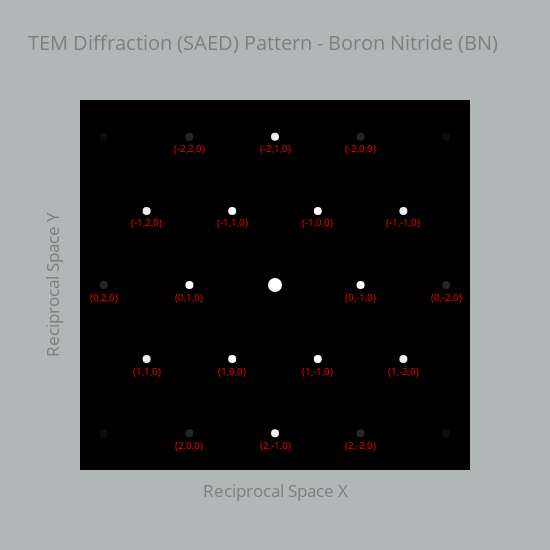

Notebook code cell kept with this figure:
### Code cell
# generate TEM diffraction pattern
tem_calculator = TEMCalculator(voltage=200, beam_direction=(0,0,1))
points = tem_calculator.generate_points(-10, 11)  # grid of points to check (3D cube)
tem_dots = tem_calculator.tem_dots(structure_bn, points)  # Get reciprocal lattice points

# extract spot data
xs = []
ys = []
hkls = []
intensities = []
for dot in tem_dots:
    xs.append(dot.position[0])
    ys.append(dot.position[1])
    hkls.append(str(dot.hkl))
    intensities.append(dot.intensity)

# format hkl labels
hkls = [hkl.replace(" ", "") for hkl in hkls]

# create base SAED plot
fig = tem_calculator.get_plot_2d(structure)

# add annotations on fig for spots with intensity above the threshold
intensity_threshold = 0.1
annotations = []
for x, y, hkl, intensity in zip(xs, ys, hkls, intensities):
    if intensity > intensity_threshold:
        annotations.append(
            dict(
                x=x,
                y=y-0.25,
                text=hkl,
                showarrow=False,
                font=dict(size=10, color="red"),
            )
        )

# update the plot parameters
fig.update_layout(
    title="TEM Diffraction (SAED) Pattern - Boron Nitride (BN)",
    xaxis_title="Reciprocal Space X",
    yaxis_title="Reciprocal Space Y",
    xaxis=dict(scaleanchor="y"),  # equal scaling for axes
    showlegend=False,
    annotations=annotations,
)

# how the interactive plot
fig.show()

### Figure 1 — Plotly figure (JSON) as saved in the notebook; plotly's stock layout.template omitted (floating-point values rounded to 4 significant figures; data arrays with more than 128 entries replaced by an {"elided": "..."} marker saying what was removed)
{"data": [{"hoverinfo": "text", "marker": {"cmax": 1, "cmin": 0, "color": {"elided": "483 float values"}, "colorscale": [[0, "black"], [1, "white"]], "size": 8}, "mode": "markers", "showlegend": false, "text": {"elided": "483 str values"}, "type": "scatter", "x": {"elided": "483 float values"}, "y": {"elided": "483 float values"}}, {"hoverinfo": "text", "marker": {"cmax": 1, "cmin": 0, "color": "white", "size": 14}, "mode": "markers", "showlegend": false, "text": "(0, 0, 0): Direct beam", "type": "scatter", "x": [0], "y": [0]}], "layout": {"annotations": [{"font": {"color": "red", "size": 10}, "showarrow": false, "text": "(0,-3,0)", "x": 5.551, "y": -0.25}, {"font": {"color": "red", "size": 10}, "showarrow": false, "text": "(3,-3,0)", "x": 2.776, "y": -5.058}, {"font": {"color": "red", "size": 10}, "showarrow": false, "text": "(0,-2,0)", "x": 3.701, "y": -0.25}, {"font": {"color": "red", "size": 10}, "showarrow": false, "text": "(1,-2,0)", "x": 2.776, "y": -1.853}, {"font": {"color": "red", "size": 10}, "showarrow": false, "text": "(2,-2,0)", "x": 1.85, "y": -3.455}, {"font": {"color": "red", "size": 10}, "showarrow": false, "text": "(-1,-1,0)", "x": 2.776, "y": 1.353}, {"font": {"color": "red", "size": 10}, "showarrow": false, "text": "(0,-1,0)", "x": 1.85, "y": -0.25}, {"font": {"color": "red", "size": 10}, "showarrow": false, "text": "(1,-1,0)", "x": 0.9252, "y": -1.853}, {"font": {"color": "red", "size": 10}, "showarrow": false, "text": "(2,-1,0)", "x": -1.776e-15, "y": -3.455}, {"font": {"color": "red", "size": 10}, "showarrow": false, "text": "(-3,0,0)", "x": 2.776, "y": 4.558}, {"font": {"color": "red", "size": 10}, "showarrow": false, "text": "(-2,0,0)", "x": 1.85, "y": 2.955}, {"font": {"color": "red", "size": 10}, "showarrow": false, "text": "(-1,0,0)", "x": 0.9252, "y": 1.353}, {"font": {"color": "red", "size": 10}, "showarrow": false, "text": "(1,0,0)", "x": -0.9252, "y": -1.853}, {"font": {"color": "red", "size": 10}, "showarrow": false, "text": "(2,0,0)", "x": -1.85, "y": -3.455}, {"font": {"color": "red", "size": 10}, "showarrow": false, "text": "(3,0,0)", "x": -2.776, "y": -5.058}, {"font": {"color": "red", "size": 10}, "showarrow": false, "text": "(-2,1,0)", "x": 1.776e-15, "y": 2.955}, {"font": {"color": "red", "size": 10}, "showarrow": false, "text": "(-1,1,0)", "x": -0.9252, "y": 1.353}, {"font": {"color": "red", "size": 10}, "showarrow": false, "text": "(0,1,0)", "x": -1.85, "y": -0.25}, {"font": {"color": "red", "size": 10}, "showarrow": false, "text": "(1,1,0)", "x": -2.776, "y": -1.853}, {"font": {"color": "red", "size": 10}, "showarrow": false, "text": "(-2,2,0)", "x": -1.85, "y": 2.955}, {"font": {"color": "red", "size": 10}, "showarrow": false, "text": "(-1,2,0)", "x": -2.776, "y": 1.353}, {"font": {"color": "red", "size": 10}, "showarrow": false, "text": "(0,2,0)", "x": -3.701, "y": -0.25}, {"font": {"color": "red", "size": 10}, "showarrow": false, "text": "(-3,3,0)", "x": -2.776, "y": 4.558}, {"font": {"color": "red", "size": 10}, "showarrow": false, "text": "(0,3,0)", "x": -5.551, "y": -0.25}], "font": {"color": "#7f7f7f", "size": 14}, "height": 550, "hovermode": "closest", "paper_bgcolor": "rgba(100,110,110,0.5)", "plot_bgcolor": "black", "showlegend": false, "title": {"text": "TEM Diffraction (SAED) Pattern - Boron Nitride (BN)"}, "width": 550, "xaxis": {"range": [-4, 4], "scaleanchor": "y", "showgrid": false, "showline": false, "showticklabels": false, "ticks": "", "title": {"text": "Reciprocal Space X"}, "zeroline": false}, "yaxis": {"range": [-4, 4], "showgrid": false, "showline": false, "showticklabels": false, "ticks": "", "title": {"text": "Reciprocal Space Y"}, "zeroline": false}}}
